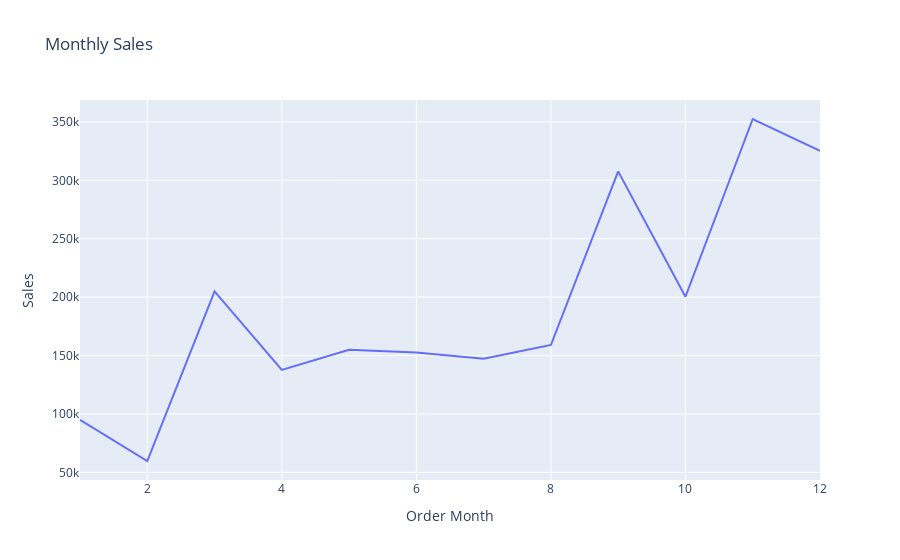

This figure's notebook cell:
### Code cell
fig = px.line(Sales_by_month, x ='Order Month',y = 'Sales',title = ' Monthly Sales')
fig.show()

### Figure 1 — Plotly figure (JSON) as saved in the notebook; plotly's stock layout.template omitted (floating-point values rounded to 4 significant figures)
{"data": [{"hovertemplate": "Order Month=%{x}<br>Sales=%{y}<extra></extra>", "legendgroup": "", "line": {"color": "#636efa", "dash": "solid"}, "marker": {"symbol": "circle"}, "mode": "lines", "name": "", "orientation": "v", "showlegend": false, "type": "scatter", "x": [1, 2, 3, 4, 5, 6, 7, 8, 9, 10, 11, 12], "xaxis": "x", "y": [94920.0, 59750.0, 205000.0, 137800.0, 155000.0, 152700.0, 147200.0, 159000.0, 307600.0, 200300.0, 352500.0, 325300.0], "yaxis": "y"}], "layout": {"legend": {"tracegroupgap": 0}, "title": {"text": " Monthly Sales"}, "xaxis": {"anchor": "y", "domain": [0, 1], "title": {"text": "Order Month"}}, "yaxis": {"anchor": "x", "domain": [0, 1], "title": {"text": "Sales"}}}}
